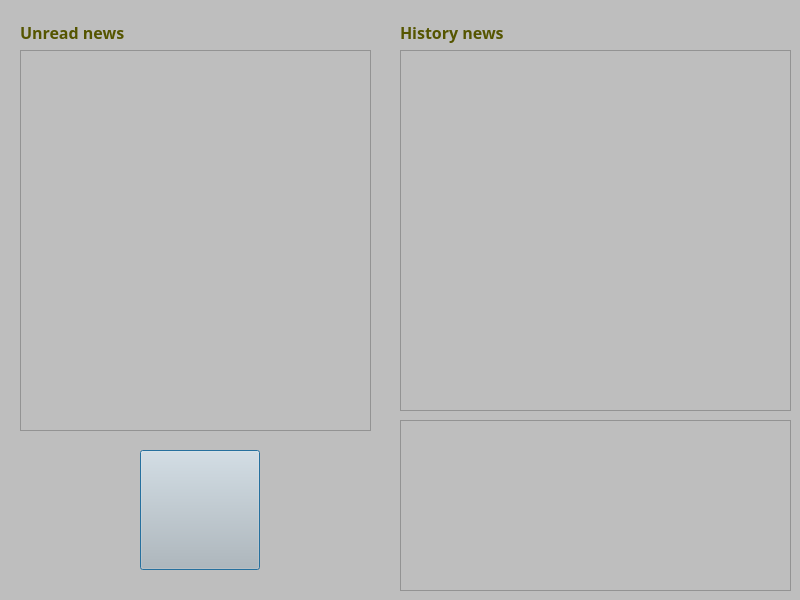
<?xml version="1.0" encoding="UTF-8"?>
<ui version="4.0">
 <class>DialogMessageBox</class>
 <widget class="QDialog" name="DialogMessageBox">
  <property name="geometry">
   <rect>
    <x>0</x>
    <y>0</y>
    <width>800</width>
    <height>600</height>
   </rect>
  </property>
  <property name="windowTitle">
   <string>Messages</string>
  </property>
  <property name="styleSheet">
   <string notr="true">background-color: rgb(190, 190, 190);
border-image:transparent;</string>
  </property>
  <widget class="QFrame" name="frame">
   <property name="geometry">
    <rect>
     <x>400</x>
     <y>420</y>
     <width>391</width>
     <height>171</height>
    </rect>
   </property>
   <property name="styleSheet">
    <string notr="true">border-image: url(:/CrowdSourcing/Resources/pictures/zelda_logo5.png);</string>
   </property>
   <property name="frameShape">
    <enum>QFrame::StyledPanel</enum>
   </property>
   <property name="frameShadow">
    <enum>QFrame::Raised</enum>
   </property>
  </widget>
  <widget class="QListWidget" name="listWidgetHis">
   <property name="geometry">
    <rect>
     <x>400</x>
     <y>50</y>
     <width>391</width>
     <height>361</height>
    </rect>
   </property>
   <property name="font">
    <font>
     <family>Century Gothic</family>
    </font>
   </property>
   <property name="wordWrap">
    <bool>true</bool>
   </property>
  </widget>
  <widget class="QListWidget" name="listWidgetUn">
   <property name="geometry">
    <rect>
     <x>20</x>
     <y>50</y>
     <width>351</width>
     <height>381</height>
    </rect>
   </property>
   <property name="font">
    <font>
     <family>Century Gothic</family>
    </font>
   </property>
   <property name="styleSheet">
    <string notr="true">color: rgb(0, 0, 255);</string>
   </property>
   <property name="isWrapping" stdset="0">
    <bool>false</bool>
   </property>
   <property name="wordWrap">
    <bool>true</bool>
   </property>
  </widget>
  <widget class="QLabel" name="label_8">
   <property name="geometry">
    <rect>
     <x>20</x>
     <y>20</y>
     <width>141</width>
     <height>24</height>
    </rect>
   </property>
   <property name="font">
    <font>
     <family>Century Gothic</family>
     <pointsize>12</pointsize>
     <weight>75</weight>
     <bold>true</bold>
    </font>
   </property>
   <property name="styleSheet">
    <string notr="true">color: rgb(85, 85, 0);
border-image:transparent;</string>
   </property>
   <property name="text">
    <string>Unread news</string>
   </property>
  </widget>
  <widget class="QLabel" name="label_9">
   <property name="geometry">
    <rect>
     <x>400</x>
     <y>20</y>
     <width>141</width>
     <height>24</height>
    </rect>
   </property>
   <property name="font">
    <font>
     <family>Century Gothic</family>
     <pointsize>12</pointsize>
     <weight>75</weight>
     <bold>true</bold>
    </font>
   </property>
   <property name="styleSheet">
    <string notr="true">color: rgb(85, 85, 0);
border-image:transparent;</string>
   </property>
   <property name="text">
    <string>History news</string>
   </property>
  </widget>
  <widget class="QPushButton" name="readButton">
   <property name="geometry">
    <rect>
     <x>140</x>
     <y>450</y>
     <width>120</width>
     <height>120</height>
    </rect>
   </property>
   <property name="toolTip">
    <string>All read</string>
   </property>
   <property name="styleSheet">
    <string notr="true">QPushButton{border-image: url(:/CrowdSourcing/Resources/pictures/read_norm.png);}  
QPushButton:hover{border-image: url(:/CrowdSourcing/Resources/pictures/read_on.png);}
QPushButton:pressed{border-image: url(:/CrowdSourcing/Resources/pictures/read_clicked.png);};</string>
   </property>
   <property name="text">
    <string/>
   </property>
  </widget>
 </widget>
 <resources>
  <include location="CrowdSourcing.qrc"/>
 </resources>
 <connections>
  <connection>
   <sender>readButton</sender>
   <signal>clicked()</signal>
   <receiver>DialogMessageBox</receiver>
   <slot>readButtonClick()</slot>
   <hints>
    <hint type="sourcelabel">
     <x>199</x>
     <y>509</y>
    </hint>
    <hint type="destinationlabel">
     <x>399</x>
     <y>299</y>
    </hint>
   </hints>
  </connection>
 </connections>
 <slots>
  <slot>readButtonClick()</slot>
 </slots>
</ui>
